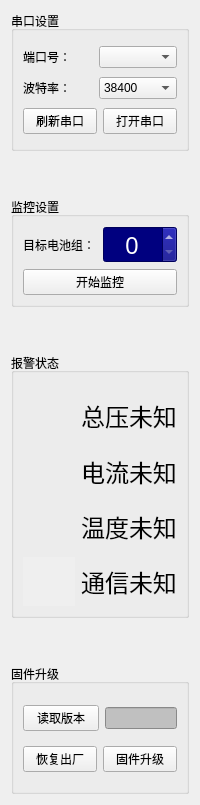
                  <widget class="QFrame" name="frame_2">
                   <property name="minimumSize">
                    <size>
                     <width>200</width>
                     <height>0</height>
                    </size>
                   </property>
                   <property name="maximumSize">
                    <size>
                     <width>200</width>
                     <height>16777215</height>
                    </size>
                   </property>
                   <layout class="QVBoxLayout" name="verticalLayout_32">
                    <item>
                     <widget class="QGroupBox" name="groupBox_17">
                      <property name="minimumSize">
                       <size>
                        <width>0</width>
                        <height>140</height>
                       </size>
                      </property>
                      <property name="maximumSize">
                       <size>
                        <width>16777215</width>
                        <height>140</height>
                       </size>
                      </property>
                      <property name="styleSheet">
                       <string notr="true"/>
                      </property>
                      <property name="title">
                       <string>串口设置</string>
                      </property>
                      <layout class="QVBoxLayout" name="verticalLayout_33">
                       <property name="topMargin">
                        <number>12</number>
                       </property>
                       <item>
                        <layout class="QHBoxLayout" name="horizontalLayout_107">
                         <item>
                          <widget class="QLabel" name="label_141">
                           <property name="minimumSize">
                            <size>
                             <width>70</width>
                             <height>0</height>
                            </size>
                           </property>
                           <property name="maximumSize">
                            <size>
                             <width>70</width>
                             <height>16777215</height>
                            </size>
                           </property>
                           <property name="text">
                            <string>端口号：</string>
                           </property>
                          </widget>
                         </item>
                         <item>
                          <widget class="QComboBox" name="comboBox_8">
                           <property name="enabled">
                            <bool>true</bool>
                           </property>
                           <property name="editable">
                            <bool>false</bool>
                           </property>
                          </widget>
                         </item>
                        </layout>
                       </item>
                       <item>
                        <layout class="QHBoxLayout" name="horizontalLayout_108">
                         <item>
                          <widget class="QLabel" name="label_142">
                           <property name="minimumSize">
                            <size>
                             <width>70</width>
                             <height>0</height>
                            </size>
                           </property>
                           <property name="maximumSize">
                            <size>
                             <width>70</width>
                             <height>16777215</height>
                            </size>
                           </property>
                           <property name="text">
                            <string>波特率：</string>
                           </property>
                          </widget>
                         </item>
                         <item>
                          <widget class="QComboBox" name="comboBox_9">
                           <item>
                            <property name="text">
                             <string>38400</string>
                            </property>
                           </item>
                           <item>
                            <property name="text">
                             <string>9600</string>
                            </property>
                           </item>
                           <item>
                            <property name="text">
                             <string>1200</string>
                            </property>
                           </item>
                           <item>
                            <property name="text">
                             <string>2400</string>
                            </property>
                           </item>
                           <item>
                            <property name="text">
                             <string>4800</string>
                            </property>
                           </item>
                           <item>
                            <property name="text">
                             <string>19200</string>
                            </property>
                           </item>
                          </widget>
                         </item>
                        </layout>
                       </item>
                       <item>
                        <layout class="QHBoxLayout" name="horizontalLayout_109">
                         <item>
                          <widget class="QPushButton" name="pushButton_28">
                           <property name="text">
                            <string>刷新串口</string>
                           </property>
                           <property name="icon">
                            <iconset resource="resource.qrc">
                             <normaloff>:/image/update.ico</normaloff>:/image/update.ico</iconset>
                           </property>
                          </widget>
                         </item>
                         <item>
                          <widget class="QPushButton" name="pushButton_29">
                           <property name="enabled">
                            <bool>true</bool>
                           </property>
                           <property name="text">
                            <string>打开串口</string>
                           </property>
                           <property name="icon">
                            <iconset resource="resource.qrc">
                             <normaloff>:/image/ball_off.ico</normaloff>:/image/ball_off.ico</iconset>
                           </property>
                          </widget>
                         </item>
                        </layout>
                       </item>
                      </layout>
                     </widget>
                    </item>
                    <item>
                     <spacer name="verticalSpacer_36">
                      <property name="orientation">
                       <enum>Qt::Vertical</enum>
                      </property>
                      <property name="sizeHint" stdset="0">
                       <size>
                        <width>20</width>
                        <height>40</height>
                       </size>
                      </property>
                     </spacer>
                    </item>
                    <item>
                     <widget class="QGroupBox" name="groupBox_18">
                      <property name="minimumSize">
                       <size>
                        <width>0</width>
                        <height>110</height>
                       </size>
                      </property>
                      <property name="maximumSize">
                       <size>
                        <width>16777215</width>
                        <height>110</height>
                       </size>
                      </property>
                      <property name="title">
                       <string>监控设置</string>
                      </property>
                      <layout class="QVBoxLayout" name="verticalLayout_34">
                       <item>
                        <layout class="QHBoxLayout" name="horizontalLayout_110">
                         <item>
                          <widget class="QLabel" name="label_143">
                           <property name="text">
                            <string>目标电池组：</string>
                           </property>
                          </widget>
                         </item>
                         <item>
                          <widget class="QSpinBox" name="spinBox_2">
                           <property name="font">
                            <font>
                             <family>Adobe Arabic</family>
                             <pointsize>18</pointsize>
                             <weight>9</weight>
                             <italic>false</italic>
                             <bold>false</bold>
                            </font>
                           </property>
                           <property name="styleSheet">
                            <string notr="true">background-color: rgb(0, 0, 127);
font: 75 18pt &quot;Adobe Arabic&quot;;
color: rgb(255, 255, 255);</string>
                           </property>
                           <property name="alignment">
                            <set>Qt::AlignCenter</set>
                           </property>
                           <property name="buttonSymbols">
                            <enum>QAbstractSpinBox::UpDownArrows</enum>
                           </property>
                           <property name="maximum">
                            <number>256</number>
                           </property>
                           <property name="value">
                            <number>0</number>
                           </property>
                          </widget>
                         </item>
                        </layout>
                       </item>
                       <item>
                        <layout class="QHBoxLayout" name="horizontalLayout_111">
                         <item>
                          <widget class="QPushButton" name="pushButton_30">
                           <property name="enabled">
                            <bool>true</bool>
                           </property>
                           <property name="text">
                            <string>开始监控</string>
                           </property>
                           <property name="icon">
                            <iconset resource="resource.qrc">
                             <normaloff>:/image/ball_off.ico</normaloff>:/image/ball_off.ico</iconset>
                           </property>
                          </widget>
                         </item>
                        </layout>
                       </item>
                      </layout>
                     </widget>
                    </item>
                    <item>
                     <spacer name="verticalSpacer_41">
                      <property name="orientation">
                       <enum>Qt::Vertical</enum>
                      </property>
                      <property name="sizeHint" stdset="0">
                       <size>
                        <width>20</width>
                        <height>40</height>
                       </size>
                      </property>
                     </spacer>
                    </item>
                    <item>
                     <widget class="QGroupBox" name="groupBox_19">
                      <property name="minimumSize">
                       <size>
                        <width>0</width>
                        <height>265</height>
                       </size>
                      </property>
                      <property name="maximumSize">
                       <size>
                        <width>16777215</width>
                        <height>265</height>
                       </size>
                      </property>
                      <property name="title">
                       <string>报警状态</string>
                      </property>
                      <layout class="QVBoxLayout" name="verticalLayout_35">
                       <property name="topMargin">
                        <number>18</number>
                       </property>
                       <item>
                        <layout class="QHBoxLayout" name="horizontalLayout_112">
                         <item>
                          <widget class="QLabel" name="label_144">
                           <property name="autoFillBackground">
                            <bool>false</bool>
                           </property>
                           <property name="frameShape">
                            <enum>QFrame::NoFrame</enum>
                           </property>
                           <property name="text">
                            <string/>
                           </property>
                           <property name="pixmap">
                            <pixmap resource="resource.qrc">:/image/alert_unknow.png</pixmap>
                           </property>
                           <property name="alignment">
                            <set>Qt::AlignCenter</set>
                           </property>
                          </widget>
                         </item>
                         <item>
                          <widget class="QLabel" name="label_145">
                           <property name="font">
                            <font>
                             <pointsize>18</pointsize>
                            </font>
                           </property>
                           <property name="styleSheet">
                            <string notr="true"/>
                           </property>
                           <property name="text">
                            <string>总压未知</string>
                           </property>
                           <property name="alignment">
                            <set>Qt::AlignCenter</set>
                           </property>
                          </widget>
                         </item>
                        </layout>
                       </item>
                       <item>
                        <layout class="QHBoxLayout" name="horizontalLayout_113">
                         <item>
                          <widget class="QLabel" name="label_146">
                           <property name="autoFillBackground">
                            <bool>false</bool>
                           </property>
                           <property name="text">
                            <string/>
                           </property>
                           <property name="pixmap">
                            <pixmap resource="resource.qrc">:/image/alert_unknow.png</pixmap>
                           </property>
                           <property name="alignment">
                            <set>Qt::AlignCenter</set>
                           </property>
                          </widget>
                         </item>
                         <item>
                          <widget class="QLabel" name="label_147">
                           <property name="font">
                            <font>
                             <pointsize>18</pointsize>
                            </font>
                           </property>
                           <property name="styleSheet">
                            <string notr="true"/>
                           </property>
                           <property name="text">
                            <string>电流未知</string>
                           </property>
                           <property name="alignment">
                            <set>Qt::AlignCenter</set>
                           </property>
                          </widget>
                         </item>
                        </layout>
                       </item>
                       <item>
                        <layout class="QHBoxLayout" name="horizontalLayout_114">
                         <item>
                          <widget class="QLabel" name="label_148">
                           <property name="autoFillBackground">
                            <bool>false</bool>
                           </property>
                           <property name="text">
                            <string/>
                           </property>
                           <property name="pixmap">
                            <pixmap resource="resource.qrc">:/image/alert_unknow.png</pixmap>
                           </property>
                           <property name="alignment">
                            <set>Qt::AlignCenter</set>
                           </property>
                          </widget>
                         </item>
                         <item>
                          <widget class="QLabel" name="label_149">
                           <property name="font">
                            <font>
                             <pointsize>18</pointsize>
                            </font>
                           </property>
                           <property name="styleSheet">
                            <string notr="true"/>
                           </property>
                           <property name="text">
                            <string>温度未知</string>
                           </property>
                           <property name="alignment">
                            <set>Qt::AlignCenter</set>
                           </property>
                          </widget>
                         </item>
                        </layout>
                       </item>
                       <item>
                        <layout class="QHBoxLayout" name="horizontalLayout_115">
                         <item>
                          <widget class="QLabel" name="label_150">
                           <property name="autoFillBackground">
                            <bool>true</bool>
                           </property>
                           <property name="text">
                            <string/>
                           </property>
                           <property name="pixmap">
                            <pixmap resource="resource.qrc">:/image/alert_unknow.png</pixmap>
                           </property>
                           <property name="alignment">
                            <set>Qt::AlignCenter</set>
                           </property>
                          </widget>
                         </item>
                         <item>
                          <widget class="QLabel" name="label_151">
                           <property name="font">
                            <font>
                             <pointsize>18</pointsize>
                            </font>
                           </property>
                           <property name="styleSheet">
                            <string notr="true"/>
                           </property>
                           <property name="text">
                            <string>通信未知</string>
                           </property>
                           <property name="alignment">
                            <set>Qt::AlignCenter</set>
                           </property>
                          </widget>
                         </item>
                        </layout>
                       </item>
                      </layout>
                     </widget>
                    </item>
                    <item>
                     <spacer name="verticalSpacer_42">
                      <property name="orientation">
                       <enum>Qt::Vertical</enum>
                      </property>
                      <property name="sizeHint" stdset="0">
                       <size>
                        <width>20</width>
                        <height>40</height>
                       </size>
                      </property>
                     </spacer>
                    </item>
                    <item>
                     <widget class="QGroupBox" name="groupBox_20">
                      <property name="minimumSize">
                       <size>
                        <width>0</width>
                        <height>130</height>
                       </size>
                      </property>
                      <property name="maximumSize">
                       <size>
                        <width>16777215</width>
                        <height>130</height>
                       </size>
                      </property>
                      <property name="title">
                       <string>固件升级</string>
                      </property>
                      <layout class="QVBoxLayout" name="verticalLayout_36">
                       <property name="topMargin">
                        <number>12</number>
                       </property>
                       <item>
                        <layout class="QHBoxLayout" name="horizontalLayout_116">
                         <item>
                          <widget class="QPushButton" name="pushButton_31">
                           <property name="minimumSize">
                            <size>
                             <width>76</width>
                             <height>0</height>
                            </size>
                           </property>
                           <property name="text">
                            <string>读取版本</string>
                           </property>
                          </widget>
                         </item>
                         <item>
                          <widget class="QLineEdit" name="lineEdit_66">
                           <property name="styleSheet">
                            <string notr="true">background-color: rgb(192, 192, 192);</string>
                           </property>
                           <property name="alignment">
                            <set>Qt::AlignCenter</set>
                           </property>
                           <property name="readOnly">
                            <bool>true</bool>
                           </property>
                          </widget>
                         </item>
                        </layout>
                       </item>
                       <item>
                        <layout class="QHBoxLayout" name="horizontalLayout_117">
                         <item>
                          <widget class="QPushButton" name="pushButton_32">
                           <property name="text">
                            <string>恢复出厂</string>
                           </property>
                          </widget>
                         </item>
                         <item>
                          <widget class="QPushButton" name="pushButton_33">
                           <property name="text">
                            <string>固件升级</string>
                           </property>
                          </widget>
                         </item>
                        </layout>
                       </item>
                      </layout>
                     </widget>
                    </item>
                   </layout>
                  </widget>
